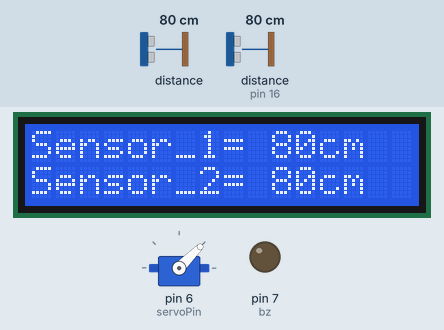
Simulated run of this sketch. Board: Arduino Uno, built with avr-gcc and run on an emulated ATmega328P. Shown: servo, 16×2 character LCD, output pins drawn as LEDs (lit = HIGH). Wiring (inferred from the names in the program): 2 × ultrasonic range finder: trigger pin 1, echo pin 0 / trigger pin 17, echo pin 16. The inputs (shaded band) are chosen by the test bench; at power-on: distance to the obstacle 80 cm, distance to the obstacle (sensor on pin 16) 80 cm. The echo pulse lasts 58.3 µs per cm; pins used as bus, display or sensor lines are not drawn.

Above: at 6.3 s.
6.9 s: distance to the obstacle (sensor 0) set to 2 cm
At 9.3 s:
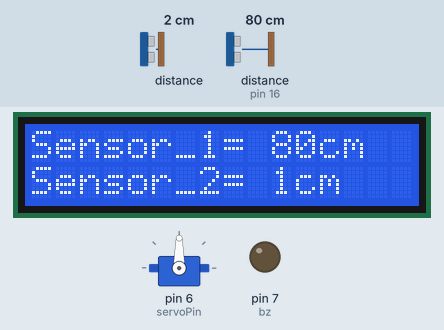
12.0 s: distance to the obstacle (sensor on pin 16) set to 2 cm
17.1 s: distance to the obstacle (sensor 0) set to 4 cm
At 18.9 s:
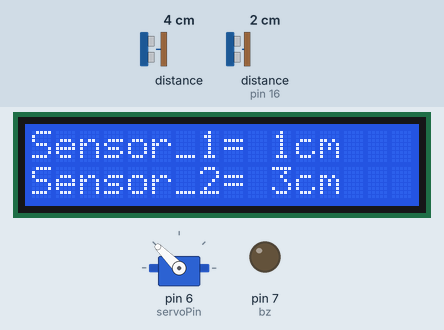
26.6 s: distance to the obstacle (sensor on pin 16) set to 4 cm
At 32.9 s:
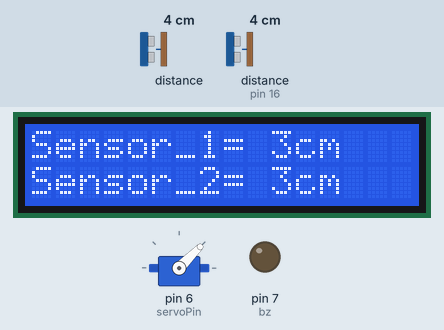
34.0 s: distance to the obstacle (sensor 0) set to 9 cm
At 35.6 s:
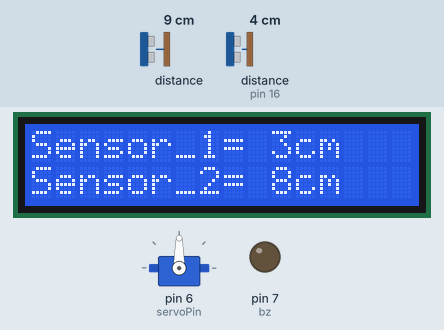
42.5 s: distance to the obstacle (sensor on pin 16) set to 9 cm
At 47.4 s:
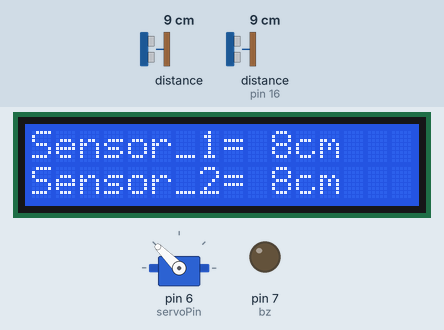
Timing chart, 0 to 49.5 s (numbered marks = the images above; inputs shaded):
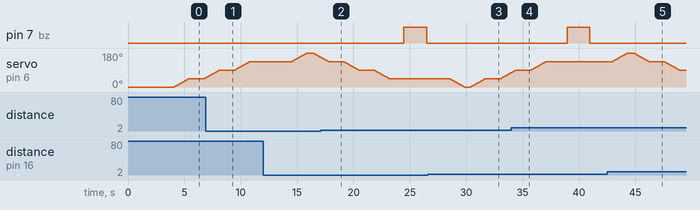

Measured:
- after the input at 6.9 s, the display: changes after 2.1 s (image 1)
- what the display in image 0 shows lasts 0.5 s, from 6.3 s to 6.8 s

The sketch:

Condition_for_Servo.ino
```cpp
#include <Servo.h>
#include <LiquidCrystal.h>
LiquidCrystal lcd(13, 12, 5, 4, 3, 2);
int inputPin = 16; // connect digital I/O d4 to the ECHO/Rx Pin
int outputPin = 17; // connect digital I/O d5 to the TRIG/TX Pin
int inputPin1 = 0; // connect digital I/O d4 to the ECHO/Rx Pin
int outputPin1 = 1; // connect digital I/O d5 to the TRIG/TX Pin
int servoPin = 6;
int bz = 7;
int a, b, c, d, e, f;
int distance, distance1, distance2, distance3;
Servo servo;
int angle = 0;  // servo position in degrees
void setup()
{
  pinMode(inputPin, INPUT);
  pinMode(outputPin, OUTPUT);
  pinMode(inputPin1, INPUT);
  pinMode(outputPin1, OUTPUT);
  pinMode(bz, OUTPUT);
  servo.attach(servoPin);
  servo.write(0);
  digitalWrite(bz, LOW);
  lcd.begin(16, 2);
  lcd.setCursor(0, 0);
  lcd.print("WELCOME TO IIST");
  lcd.setCursor(0, 1);
  lcd.print("INDORE");
  delay(2000);
  lcd.clear();
  lcd.setCursor(0, 0);
  lcd.print("Covid Protective");
  lcd.setCursor(0, 1);
  lcd.print("Robot ");
  delay(2000);
  lcd.clear();
}

void loop() {

  // Scan from 0 to 180 degrees...
  // Scaning from 0 to 45 and taking reading on 45...

  for (angle = 0; angle <= 45; angle++)
  {
    servo.write(angle);
    delay(30);
  }

  //Assigning value of Sensor_1 and Sensor_2 to a & b
  delay(800);
  Sensor1();
  a = distance1;
  Sensor2();
  b = distance3;

  //Printing Distance on LCD..
  print_distance();


  // Scaning from 45 to 90 and taking reading on 90 ...
  for (angle = 45; angle <= 90; angle++)
  {
    servo.write(angle);
    delay(30);
  }

  //Assigning value of Sensor_1 and Sensor_2 to c & d
  delay(800);
  Sensor1();
  c = distance1;
  Sensor2();
  d = distance3;

  //Printing Distance on LCD..
  print_distance();


  // Scaning from 90 to 135 and taking reading on 135...
  for (angle = 90; angle <= 135; angle++)
  {
    servo.write(angle);
    delay(30);
  }

  //Assigning value of Sensor_1 and Sensor_2 to e & f
  delay(800);
  Sensor1();
  e = distance1;
  Sensor2();
  f = distance3;

  //Printing Distance on LCD..
  print_distance();

  delay(500);

  // Condition to check servo from 45 to 135
  if ((a < 20 && b < 20) || (a > 20 && b < 20) || (a < 20 && b > 20))
  {
    if ((c > 20 && d < 20) || (c < 20 && d > 20) || (c < 20 && d < 20))
    {
      if ((e < 20 && f < 20) || (e > 20 && f < 20) || (e < 20 && f > 20))
      {
        digitalWrite(bz, HIGH);
        delay(2000);
        digitalWrite(bz, LOW);
        No_SocialDistancing();
      }
    }
  }
  else
  {
    SocialDistancing();
  }


  // Shift Servo from 135 - 180 to getvalue on 135 again
  for (angle = 135; angle <= 180 ; angle++)
  {
    servo.write(angle);
    delay(30);
  }
  delay(500);


  // Scan from 180 to 0 degrees...
  // Scaning from 180 to 135 and taking reading on 135...
  for (angle = 180; angle >= 135; angle--)
  {
    servo.write(angle);
    delay(30);
  }
  //Assigning value of Sensor_1 and Sensor_2 to e & f
  delay(800);
  Sensor1();
  e = distance1;
  Sensor2();
  f = distance3;

  //Printing Distance on LCD..
  print_distance();

  // Scaning from 135 to 90 and taking reading on 90...
  for (angle = 135; angle >= 90; angle--)
  {
    servo.write(angle);
    delay(30);
  }

  //Assigning value of Sensor_1 and Sensor_2 to c & d
  delay(800);
  Sensor1();
  c = distance1;
  Sensor2();
  d = distance3;

  //Printing Distance on LCD..
  print_distance();

  // Scaning from 90 to 45 and taking reading on 90...
  for (angle = 90; angle >= 45; angle--)
  {
    servo.write(angle);
    delay(30);
  }

  //Assigning value of Sensor_1 and Sensor_2 to a & b
  delay(800);
  Sensor1();
  a = distance1;
  Sensor2();
  b = distance3;

  //Printing Distance on LCD..
  print_distance();


  // Condition to check servo from 135 to 45
  if ((e < 20 && f < 20) || (e > 20 && f < 20) || (e < 20 && f > 20))
  {
    if ((c > 20 && d < 20) || (c < 20 && d > 20) || (c < 20 && d < 20))
    {
      if ((a < 20 && b < 20) || (a > 20 && b < 20) || (a < 20 && b > 20))
      {
        digitalWrite(bz, HIGH);
        delay(2000);
        digitalWrite(bz, LOW);
        No_SocialDistancing();
      }
    }
  }
  else
  {
    SocialDistancing();
  }

  // Shift Servo from 45 - 0 to getvalue on 45 again in next loop...
  for (angle = 45; angle >= 0; angle--)
  {
    servo.write(angle);
    delay(30);
  }
  delay(500);

}

void Sensor1()
{
  digitalWrite(outputPin, LOW);  // send low pulse for 2μs
  delayMicroseconds(2);
  digitalWrite(outputPin, HIGH); // send high pulse for 10μs
  delayMicroseconds(10);
  digitalWrite(outputPin, LOW);  // back to low pulse
  distance = pulseIn(inputPin, HIGH);  // read echo value
  distance1 = distance / 29 / 2; // in cm
}
void Sensor2()
{
  digitalWrite(outputPin1, LOW);  // send low pulse for 2μs
  delayMicroseconds(2);
  digitalWrite(outputPin1, HIGH); // send high pulse for 10μs
  delayMicroseconds(10);
  digitalWrite(outputPin1, LOW);  // back to low pulse
  distance2 = pulseIn(inputPin1, HIGH);  // read echo value
  distance3 = distance2 / 29 / 2; // in cm
}

void print_distance()
{
  lcd.setCursor(0, 0);
  lcd.print("Sensor_1= ");
  lcd.print(distance1);
  lcd.print("cm");
  lcd.setCursor(0, 1);
  lcd.print("Sensor_2= ");
  lcd.print(distance3);
  lcd.print("cm");
  delay(500);
  lcd.clear();
}

void SocialDistancing()
{
  lcd.setCursor(16, 0);
  lcd.print("Social Distancing....");
  for (int positionCounter = 0; positionCounter < 37; positionCounter++)
  {
    lcd.scrollDisplayLeft();
    delay(50);
  }
  lcd.clear();
}

void No_SocialDistancing()
{
  lcd.setCursor(16, 0);
  lcd.print("No Social Distancing....");
  for (int positionCounter = 0; positionCounter < 40; positionCounter++)
  {
    lcd.scrollDisplayLeft();
    delay(50);
  }
  lcd.clear();
}
```
